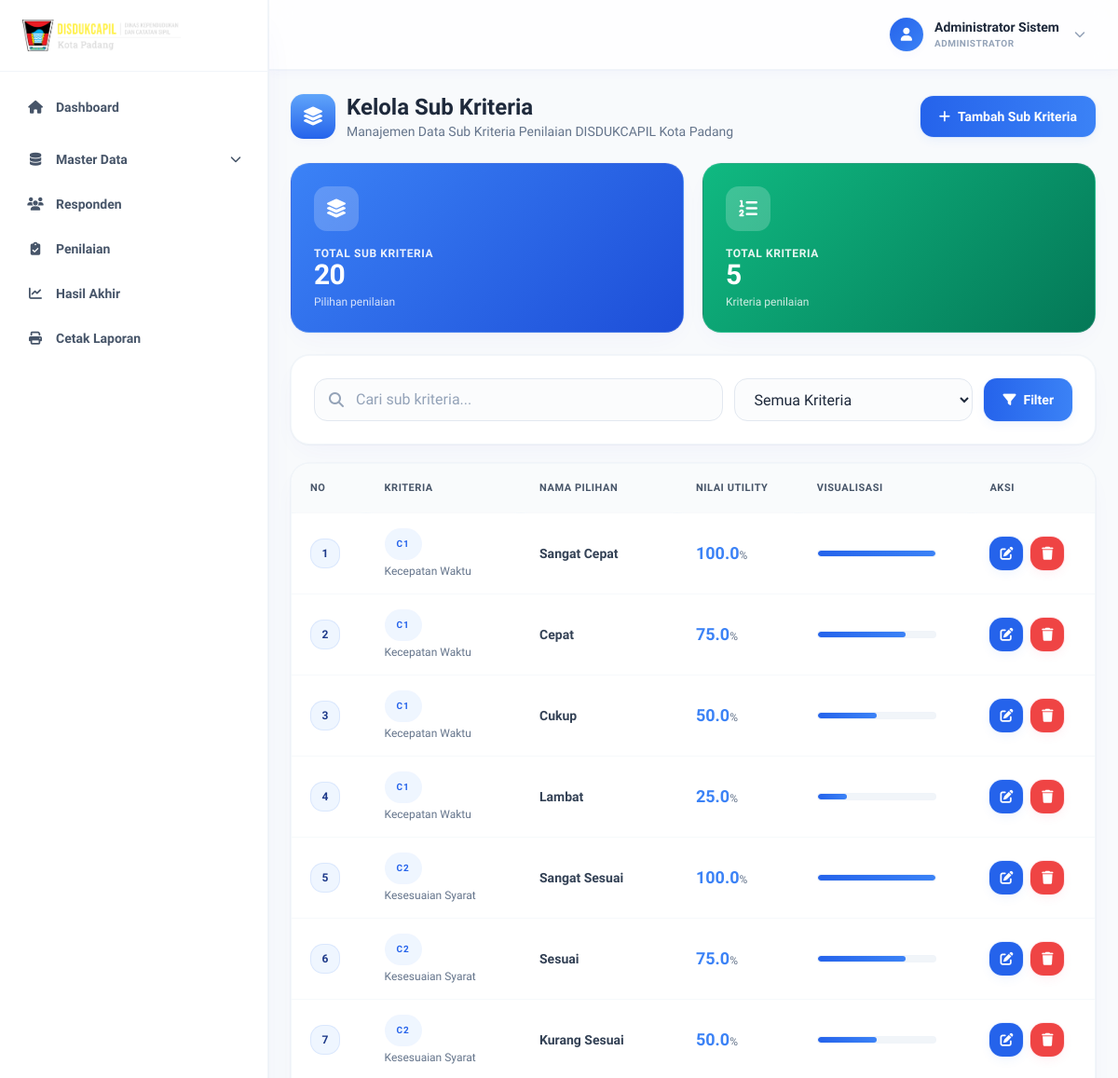
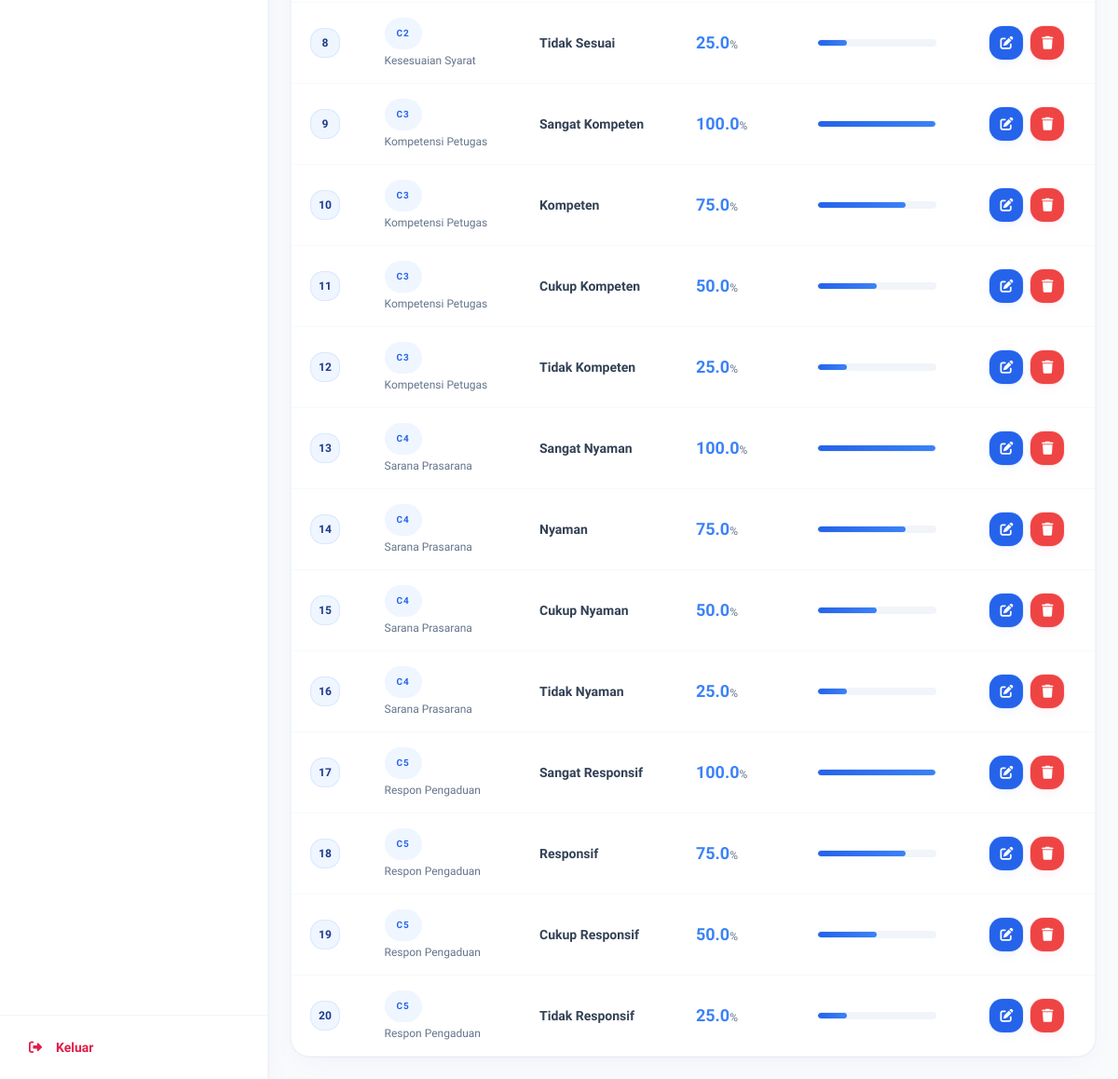
Page /index.php?controller=subKriteria&action=index (signed in) on the earlier database version (2 pictures, top to bottom).
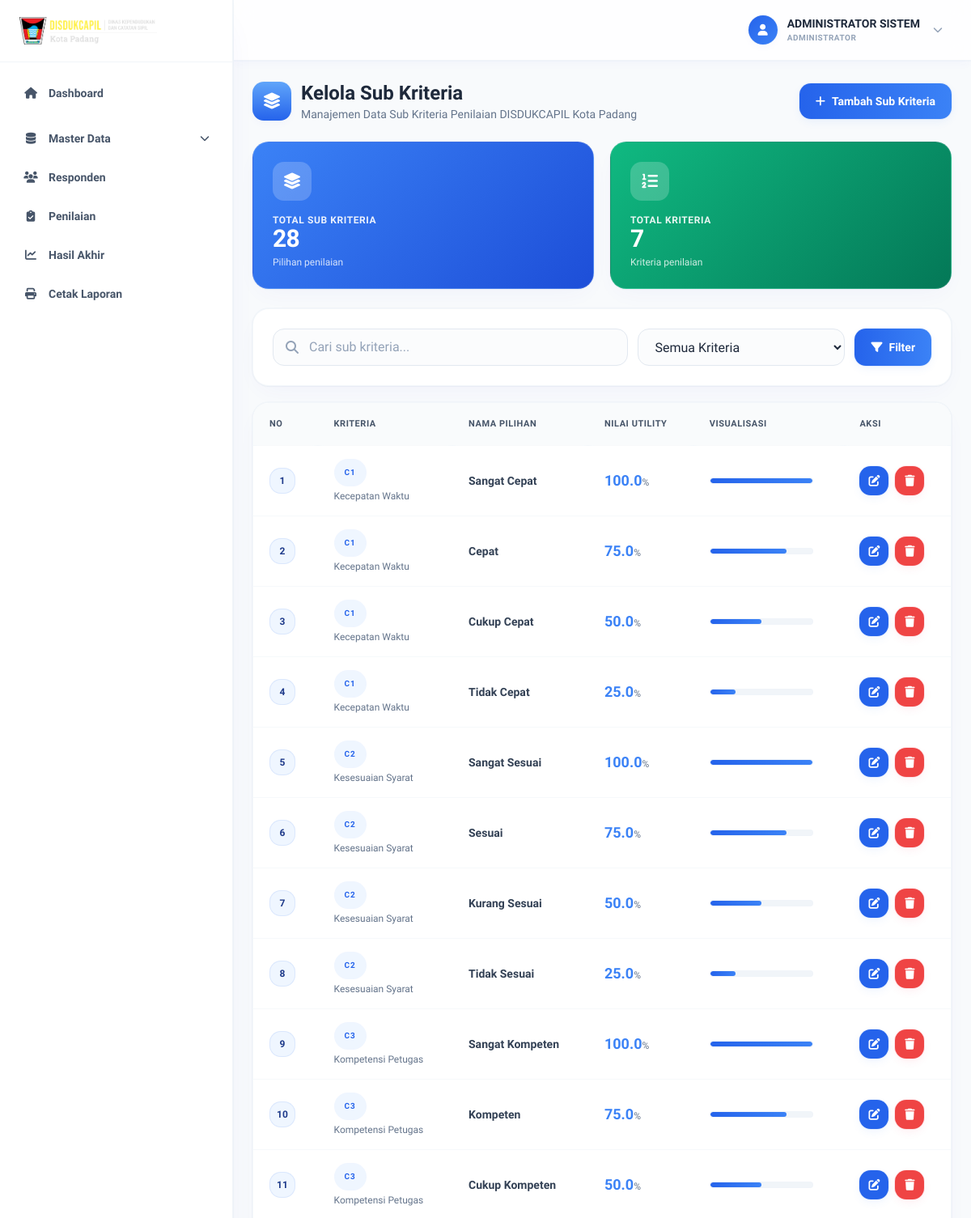
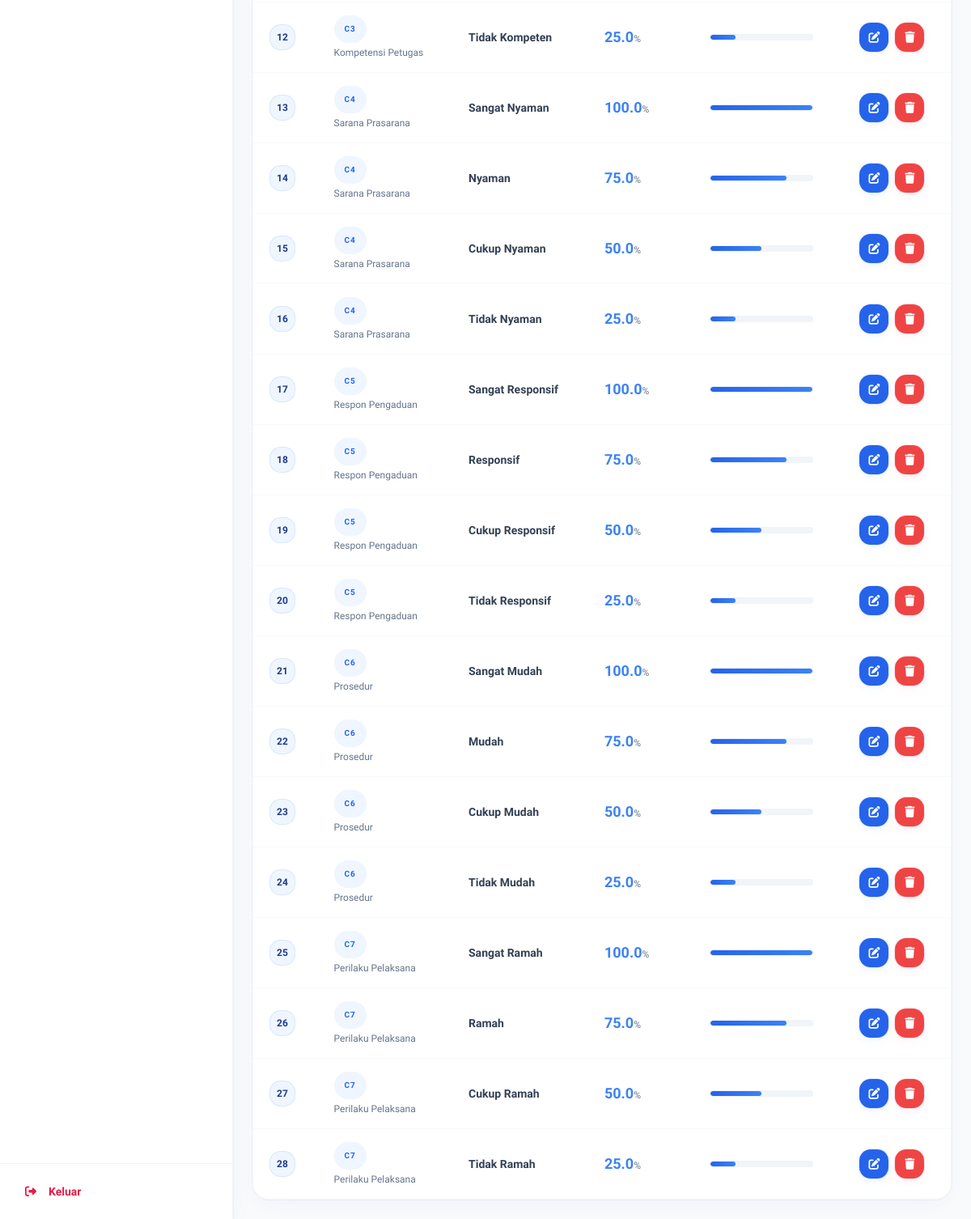
Same page on the later database version (2 pictures, top to bottom).
### tables this page shows
CREATE TABLE `sub_kriteria` (
  `id_sub` int NOT NULL,
  `id_kriteria` int NOT NULL,
  `nama_pilihan` varchar(50) NOT NULL,
  `nilai_utility` float NOT NULL
);

CREATE TABLE `kriteria` (
  `id_kriteria` int NOT NULL,
  `kode_kriteria` varchar(10) NOT NULL,
  `nama_kriteria` varchar(100) NOT NULL,
  `pertanyaan` text NOT NULL,
  `bobot` int NOT NULL,
  `jenis` enum('benefit','cost') DEFAULT 'benefit',
  `created_at` timestamp NULL DEFAULT CURRENT_TIMESTAMP
);

### controllers/SubKriteriaController.php (called while the page is built, shortened)
<?php
require_once 'models/SubKriteriaModel.php';
class SubKriteriaController
{
    private $subKriteriaModel;
    public function __construct($connection)
    {
        $this->subKriteriaModel = new SubKriteriaModel($connection);
    }
    public function index()
    {
        $keyword = isset($_GET['keyword']) ? trim($_GET['keyword']) : '';
        $filter_kriteria = isset($_GET['id_kriteria']) ? intval($_GET['id_kriteria']) : 0;
        if (!empty($keyword)) {
            $subKriterias = $this->subKriteriaModel->search($keyword);
        } elseif ($filter_kriteria > 0) {
            $subKriterias = $this->subKriteriaModel->getByKriteria($filter_kriteria);
        } else {
            $subKriterias = $this->subKriteriaModel->getAll();
        }
        $data = [
            'title' => 'Kelola Sub Kriteria - DISDUKCAPIL Kota Padang',
            'page_title' => 'Kelola Sub Kriteria',
            'sub_kriterias' => $subKriterias,
            'keyword' => $keyword,
            'filter_kriteria' => $filter_kriteria,
            'total' => $this->subKriteriaModel->getTotal(),
            'kriterias' => $this->subKriteriaModel->getAllKriteria(),
            'user' => [
                'nama_lengkap' => $_SESSION['nama_lengkap'] ?? 'Admin',
                'username' => $_SESSION['username'] ?? '',
                'role' => $_SESSION['role'] ?? 'admin'
            ]
        ];
        require_once 'views/sub-kriteria/index.php';
    }
}
?>

### models/SubKriteriaModel.php (called while the page is built, shortened)
<?php
require_once 'KriteriaModel.php';
class SubKriteriaModel
{
    private $conn;
    private $table = 'sub_kriteria';
    private $kriteriaModel;
    public function __construct($connection)
    {
        $this->conn = $connection;
        $this->kriteriaModel = new KriteriaModel($connection);
    }
    public function getAll()
    {
        try {
            $query = "SELECT sk.*, k.nama_kriteria, k.kode_kriteria
                     FROM " . $this->table . " sk
                     JOIN kriteria k ON sk.id_kriteria = k.id_kriteria
                     ORDER BY k.kode_kriteria ASC, sk.nilai_utility DESC";
            $stmt = $this->conn->prepare($query);
            $stmt->execute();
            return $stmt->fetchAll(PDO::FETCH_ASSOC);
        } catch (PDOException $e) {
            error_log("Get all sub kriteria error: " . $e->getMessage());
            return false;
        }
    }
    public function getTotal()
    {
        try {
            $query = "SELECT COUNT(*) as total FROM " . $this->table;
            $stmt = $this->conn->prepare($query);
            $stmt->execute();
            $result = $stmt->fetch(PDO::FETCH_ASSOC);
            return $result['total'];
        } catch (PDOException $e) {
            error_log("Get total sub kriteria error: " . $e->getMessage());
            return 0;
        }
    }
    public function getAllKriteria()
    {
        return $this->kriteriaModel->getAll();
    }
}
?>

### models/KriteriaModel.php (called while the page is built, shortened)
<?php
class KriteriaModel
{
    private $conn;
    private $table = 'kriteria';
    public function __construct($connection)
    {
        $this->conn = $connection;
    }
    public function getAll()
    {
        try {
            $query = "SELECT * FROM " . $this->table . " ORDER BY kode_kriteria ASC";
            $stmt = $this->conn->prepare($query);
            $stmt->execute();
            return $stmt->fetchAll(PDO::FETCH_ASSOC);
        } catch (PDOException $e) {
            error_log("Get all kriteria error: " . $e->getMessage());
            return false;
        }
    }
}
?>

### views/sub-kriteria/index.php (the view, shortened to what the changed rows need)
<?php include('template/layout_admin_head.php'); ?>
<?php include('template/layout_admin_chrome.php'); ?>
<div class="flex items-center justify-between flex-wrap gap-4 mb-6">
  <div class="flex items-center gap-3">
    <div class="flex h-12 w-12 items-center justify-center rounded-gov bg-gradient-to-b from-gov-blue-600 to-gov-blue-800 text-white text-xl shadow-soft-raised-sm">
      <i class="fas fa-layer-group"></i>
    </div>
    <div>
      <h1 class="text-2xl font-bold text-slate-800">Kelola Sub Kriteria</h1>
      <p class="text-slate-500 text-sm">Manajemen Data Sub Kriteria Penilaian DISDUKCAPIL Kota Padang</p>
    </div>
  </div>
  <a href="index.php?controller=subKriteria&action=create" class="btn-gov-primary"><i class="fas fa-plus"></i> Tambah Sub Kriteria</a>
</div>
<div class="grid grid-cols-1 sm:grid-cols-2 gap-5 mb-6">
  <div class="card-gov-stat card-gov-stat-blue">
    <div class="card-gov-stat-icon"><i class="fas fa-layer-group"></i></div>
    <p class="card-gov-stat-label">Total Sub Kriteria</p>
    <p class="card-gov-stat-value"><?= $data['total'] ?? 0 ?></p>
    <p class="card-gov-stat-sub">Pilihan penilaian</p>
  </div>
  <div class="card-gov-stat card-gov-stat-green">
    <div class="card-gov-stat-icon"><i class="fas fa-list-ol"></i></div>
    <p class="card-gov-stat-label">Total Kriteria</p>
    <p class="card-gov-stat-value"><?= count($data['kriterias'] ?? []) ?></p>
    <p class="card-gov-stat-sub">Kriteria penilaian</p>
  </div>
</div>
<div class="search-gov-wrap">
  <form method="GET" action="index.php?controller=subKriteria&action=index" class="flex flex-col sm:flex-row gap-3 w-full">
    <div class="relative flex-1">
      <i class="fas fa-search absolute left-4 top-1/2 -translate-y-1/2 text-slate-400"></i>
      <input type="text" name="keyword" class="input-gov !pl-11" placeholder="Cari sub kriteria..." value="<?= htmlspecialchars($data['keyword'] ?? '') ?>">
    </div>
    <select name="id_kriteria" class="input-gov sm:w-64">
      <option value="">Semua Kriteria</option>
    </select>
    <button type="submit" class="btn-gov-primary"><i class="fas fa-filter"></i> Filter</button>
  </form>
</div>
<div class="table-gov-wrap">
  <div class="table-gov-scroll">
    <table class="table-gov">
      <thead><tr><th>No</th><th>Kriteria</th><th>Nama Pilihan</th><th>Nilai Utility</th><th>Visualisasi</th><th>Aksi</th></tr></thead>
      <tbody>
        <?php if (!empty($data['sub_kriterias'])): ?>
          <?php $no = 1; foreach ($data['sub_kriterias'] as $sub_kriteria): ?>
            <tr>
              <td><span class="row-number-gov"><?= $no++ ?></span></td>
              <td>
                <span class="badge-gov-primary"><?= htmlspecialchars($sub_kriteria['kode_kriteria']) ?></span>
                <p class="text-xs text-slate-500 mt-1"><?= htmlspecialchars($sub_kriteria['nama_kriteria']) ?></p>
              </td>
              <td class="font-semibold text-slate-800"><?= htmlspecialchars($sub_kriteria['nama_pilihan']) ?></td>
              <td><span class="text-lg font-bold text-gov-blue-700"><?= number_format($sub_kriteria['nilai_utility'], 1) ?></span><span class="text-xs text-slate-500">%</span></td>
              <td><div class="bar-gov-track w-32"><div class="bar-gov-fill" style="width: <?= $sub_kriteria['nilai_utility'] ?>%"></div></div></td>
              <td>
                <div class="flex gap-2">
                  <a href="index.php?controller=subKriteria&action=edit&id=<?= $sub_kriteria['id_sub'] ?>" class="btn-gov-icon-edit" title="Edit"><i class="fas fa-edit"></i></a>
                  <button onclick="govConfirmDelete('index.php?controller=subKriteria&action=delete&id=<?= $sub_kriteria['id_sub'] ?>', {text:'Sub kriteria ini akan dihapus secara permanen!'})" class="btn-gov-icon-delete" title="Hapus"><i class="fas fa-trash"></i></button>
                </div>
              </td>
            </tr>
          <?php endforeach; ?>
        <?php endif; ?>
      </tbody>
    </table>
  </div>
</div>
<?php include('template/layout_admin_foot.php'); ?>

### template/layout_admin_chrome.php (shortened to what the changed rows need)
<?php
$nama = isset($_SESSION['nama_lengkap']) ? $_SESSION['nama_lengkap'] : (isset($_SESSION['username']) ? $_SESSION['username'] : 'Pengguna');
$userRole = isset($_SESSION['role']) ? $_SESSION['role'] : 'guest';
$roleDisplay = 'Guest';
if ($userRole === 'admin') {
    $roleDisplay = 'Administrator';
} elseif ($userRole === 'kepala_dinas') {
    $roleDisplay = 'Kepala Dinas';
} elseif ($userRole === 'staff') {
    $roleDisplay = 'Staff';
}
function isActive($controller, $action = null)
{
    $currentController = isset($_GET['controller']) ? $_GET['controller'] : '';
    $currentAction = isset($_GET['action']) ? $_GET['action'] : '';
    if ($action === null) {
        return $currentController === $controller;
    }
    return $currentController === $controller && $currentAction === $action;
}
function hasRole($allowedRoles)
{
    $userRole = isset($_SESSION['role']) ? $_SESSION['role'] : 'guest';
    if (!is_array($allowedRoles)) {
        $allowedRoles = [$allowedRoles];
    }
    return in_array($userRole, $allowedRoles);
}
function getDashboardUrl()
{
    $role = isset($_SESSION['role']) ? $_SESSION['role'] : '';
    switch ($role) {
        case 'admin':
            return 'index.php?controller=admin&action=index';
    }
}
$logoutUrl = 'index.php?controller=' . ($_SESSION['role'] ?? 'auth') . '&action=logout';
?>
<aside id="sidebar"
       class="fixed inset-y-0 left-0 z-40 w-72 -translate-x-full lg:translate-x-0 transition-transform duration-300
              bg-white border-r border-slate-100 text-slate-700 flex flex-col shadow-soft-raised-lg">
  <div class="flex items-center gap-3 px-6 py-5 border-b border-slate-100">
    <img src="assets/images/logo-nonpdf.png" alt="Logo DISDUKCAPIL Kota Padang" class="h-9 w-auto object-contain max-w-[170px]">
  </div>
  <nav class="flex-1 overflow-y-auto px-3 py-4 space-y-1">
    <?php if (hasRole(['admin', 'kepala_dinas', 'staff'])): ?>
      <a href="<?= getDashboardUrl(); ?>"
         class="flex items-center gap-3 px-4 py-3 rounded-gov text-sm font-semibold min-h-[44px] transition-all duration-200
                <?= (isActive('admin') || isActive('kepalaDinas') || isActive('staff')) ? 'bg-gov-blue-100 text-gov-blue-800 border-l-4 border-gov-blue-800 shadow-soft-raised-sm' : 'text-slate-600 hover:bg-slate-50 hover:text-slate-900' ?>">
        <i class="fas fa-home w-5 text-center"></i>
        <span>Dashboard</span>
      </a>
    <?php endif; ?>
    <?php if (hasRole('admin')): ?>
      <div class="pt-2">
        <button type="button" onclick="this.nextElementSibling.classList.toggle('hidden'); this.querySelector('.chev').classList.toggle('rotate-180')"
                class="w-full flex items-center gap-3 px-4 py-3 rounded-gov text-sm font-semibold min-h-[44px] text-slate-600 hover:bg-slate-50 hover:text-slate-900 transition-colors">
          <i class="fas fa-database w-5 text-center"></i>
          <span>Master Data</span>
          <i class="fas fa-chevron-down chev ml-auto text-xs transition-transform"></i>
        </button>
      </div>
      <a href="index.php?controller=responden&action=index"
         class="flex items-center gap-3 px-4 py-3 rounded-gov text-sm font-semibold min-h-[44px] transition-all duration-200
                <?= isActive('responden') ? 'bg-gov-blue-100 text-gov-blue-800 border-l-4 border-gov-blue-800 shadow-soft-raised-sm' : 'text-slate-600 hover:bg-slate-50 hover:text-slate-900' ?>">
        <i class="fas fa-users w-5 text-center"></i>
        <span>Responden</span>
      </a>
      <a href="index.php?controller=penilaian&action=index"
         class="flex items-center gap-3 px-4 py-3 rounded-gov text-sm font-semibold min-h-[44px] transition-all duration-200
                <?= isActive('penilaian') ? 'bg-gov-blue-100 text-gov-blue-800 border-l-4 border-gov-blue-800 shadow-soft-raised-sm' : 'text-slate-600 hover:bg-slate-50 hover:text-slate-900' ?>">
        <i class="fas fa-clipboard-check w-5 text-center"></i>
        <span>Penilaian</span>
      </a>
      <a href="index.php?controller=hasil&action=index"
         class="flex items-center gap-3 px-4 py-3 rounded-gov text-sm font-semibold min-h-[44px] transition-all duration-200
                <?= isActive('hasil') ? 'bg-gov-blue-100 text-gov-blue-800 border-l-4 border-gov-blue-800 shadow-soft-raised-sm' : 'text-slate-600 hover:bg-slate-50 hover:text-slate-900' ?>">
        <i class="fas fa-chart-line w-5 text-center"></i>
        <span>Hasil Akhir</span>
      </a>
      <a href="index.php?controller=cetak&action=index"
         class="flex items-center gap-3 px-4 py-3 rounded-gov text-sm font-semibold min-h-[44px] transition-all duration-200
                <?= isActive('cetak') ? 'bg-gov-blue-100 text-gov-blue-800 border-l-4 border-gov-blue-800 shadow-soft-raised-sm' : 'text-slate-600 hover:bg-slate-50 hover:text-slate-900' ?>">
        <i class="fas fa-print w-5 text-center"></i>
        <span>Cetak Laporan</span>
      </a>
    <?php endif; ?>
  </nav>
  <?php if (hasRole(['admin', 'kepala_dinas', 'staff'])): ?>
    <div class="p-3 border-t border-slate-100">
      <a href="#" onclick="event.preventDefault(); govConfirmLogout('<?= $logoutUrl ?>')"
         class="flex items-center gap-3 px-4 py-3 rounded-gov text-sm font-semibold min-h-[44px] text-rose-600 hover:bg-rose-50 hover:text-rose-700 transition-colors">
        <i class="fas fa-sign-out-alt w-5 text-center"></i>
        <span>Keluar</span>
      </a>
    </div>
  <?php endif; ?>
</aside>
<div class="flex-1 flex flex-col min-w-0 lg:pl-72">
  <header class="sticky top-0 z-20 flex items-center gap-4 bg-white/80 backdrop-blur-md border-b border-slate-100 px-4 sm:px-6 py-3 shadow-soft-raised-sm">
    <div class="relative" id="userMenuWrapper">
      <button id="userMenuButton" type="button" class="flex items-center gap-3 rounded-gov px-2.5 py-1.5 hover:bg-slate-50 border border-transparent hover:border-slate-100 transition-all min-h-[44px]">
        <div class="h-9 w-9 rounded-full bg-gradient-to-br from-gov-blue-800 to-gov-blue-700 flex items-center justify-center text-white shadow-soft-raised-sm">
          <i class="fas fa-user text-sm"></i>
        </div>
        <div class="hidden sm:block text-left">
          <p class="text-sm font-bold text-slate-800 leading-tight"><?= htmlspecialchars($nama) ?></p>
          <p class="text-[10px] text-slate-400 leading-tight uppercase font-extrabold tracking-wider mt-0.5"><?= htmlspecialchars($roleDisplay) ?></p>
        </div>
        <i class="fas fa-chevron-down text-xs text-slate-400 ml-1"></i>
      </button>
    </div>
  </header>
  <main class="flex-1 px-4 sm:px-6 py-6">

Differences in the rows shown:
changed sub_kriteria: nama_pilihan "Cukup" → "Cukup Cepat"
changed sub_kriteria: nama_pilihan "Lambat" → "Tidak Cepat"
added sub_kriteria: id_kriteria.kode_kriteria "C6", id_kriteria.nama_kriteria "Prosedur", nama_pilihan "Sangat Mudah", nilai_utility "100.0"
added sub_kriteria: id_kriteria.kode_kriteria "C6", id_kriteria.nama_kriteria "Prosedur", nama_pilihan "Mudah", nilai_utility "75.0"
added sub_kriteria: id_kriteria.kode_kriteria "C6", id_kriteria.nama_kriteria "Prosedur", nama_pilihan "Cukup Mudah", nilai_utility "50.0"
added sub_kriteria: id_kriteria.kode_kriteria "C6", id_kriteria.nama_kriteria "Prosedur", nama_pilihan "Tidak Mudah", nilai_utility "25.0"
added sub_kriteria: id_kriteria.kode_kriteria "C7", id_kriteria.nama_kriteria "Perilaku Pelaksana", nama_pilihan "Sangat Ramah", nilai_utility "100.0"
added sub_kriteria: id_kriteria.kode_kriteria "C7", id_kriteria.nama_kriteria "Perilaku Pelaksana", nama_pilihan "Ramah", nilai_utility "75.0"
added sub_kriteria: id_kriteria.kode_kriteria "C7", id_kriteria.nama_kriteria "Perilaku Pelaksana", nama_pilihan "Cukup Ramah", nilai_utility "50.0"
added sub_kriteria: id_kriteria.kode_kriteria "C7", id_kriteria.nama_kriteria "Perilaku Pelaksana", nama_pilihan "Tidak Ramah", nilai_utility "25.0"
Other differences:
$nama: "Administrator Sistem" → "ADMINISTRATOR SISTEM"
$data['total']: "20" → "28"
count($data['kriterias'] ?? []): "5" → "7"
